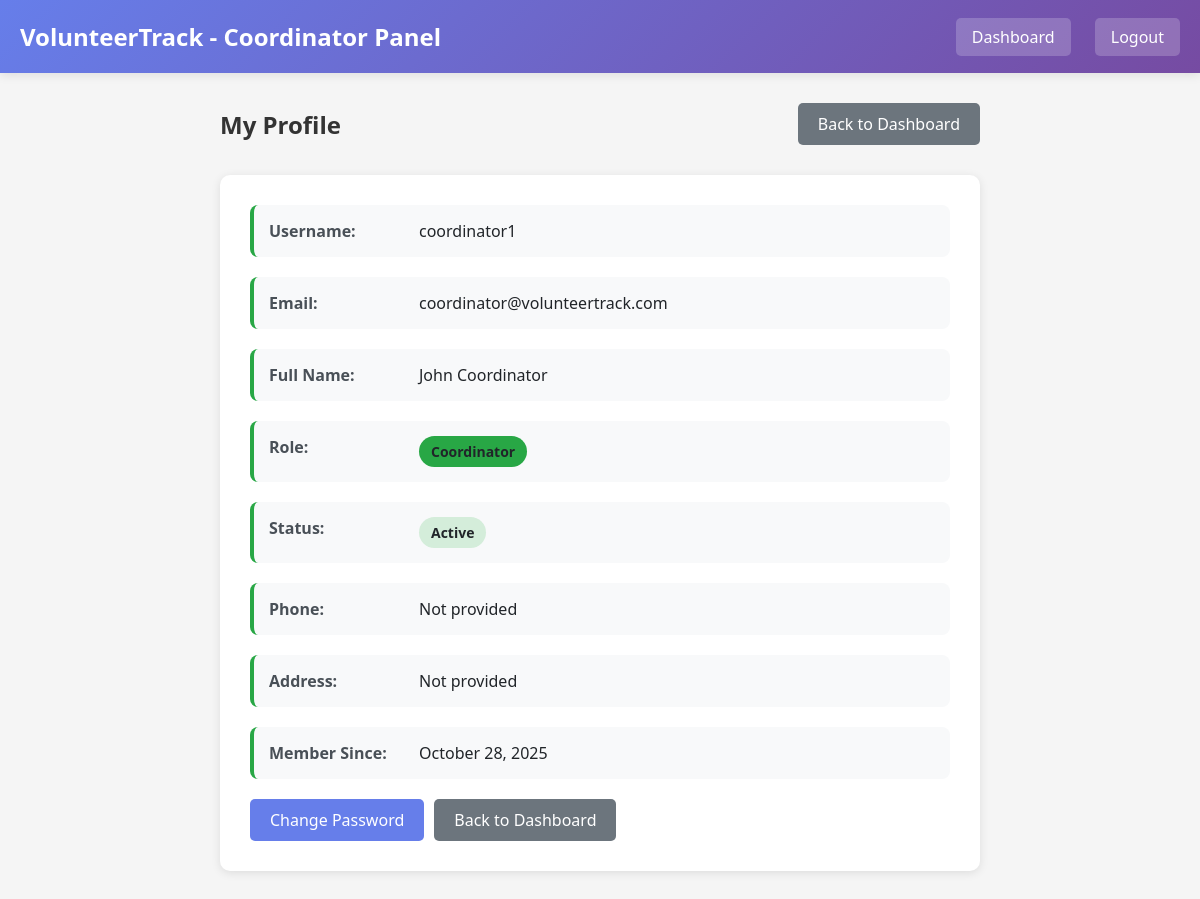
Page /users/coordinator/profile.php (signed in) on the committed database.
### tables this page shows
CREATE TABLE `users` (
  `user_id` int(11) NOT NULL,
  `username` varchar(50) NOT NULL,
  `email` varchar(100) NOT NULL,
  `password` varchar(255) NOT NULL,
  `full_name` varchar(100) NOT NULL,
  `role` enum('volunteer','coordinator','admin') NOT NULL DEFAULT 'volunteer',
  `phone` varchar(20) DEFAULT NULL,
  `address` text DEFAULT NULL,
  `status` enum('active','inactive') DEFAULT 'active',
  `created_at` timestamp NOT NULL DEFAULT current_timestamp(),
  `updated_at` timestamp NOT NULL DEFAULT current_timestamp() ON UPDATE current_timestamp()
);

### includes/auth.php (called while the page is built, shortened)
<?php
function getUserId() {
    return isset($_SESSION['user_id']) ? $_SESSION['user_id'] : null;
}
?>

### users/coordinator/profile.php (the view, shortened to what this page needs)
<?php
require_once '../../includes/auth.php';
$database = new Database();
$db = $database->getConnection();
$user_id = getUserId();
$query = "SELECT * FROM users WHERE user_id = :user_id";
$stmt = $db->prepare($query);
$stmt->bindParam(':user_id', $user_id);
$stmt->execute();
$user = $stmt->fetch(PDO::FETCH_ASSOC);
?>
<!DOCTYPE html>
<html lang="en">
<head>
</head>
<body>
    <div class="header">
        <div class="header-content">
            <h1><?php echo SITE_NAME; ?> - Coordinator Panel</h1>
            <div class="header-links">
                <a href="c_dashboard.php">Dashboard</a>
                <a href="../../logout.php">Logout</a>
            </div>
        </div>
    </div>
    <div class="container">
        <div class="page-header">
            <h2>My Profile</h2>
            <a href="c_dashboard.php" class="btn btn-secondary">Back to Dashboard</a>
        </div>
        <div class="card">
            <div class="profile-info">
                <div class="info-item">
                    <strong>Username:</strong>
                    <span><?php echo htmlspecialchars($user['username']); ?></span>
                </div>
                <div class="info-item">
                    <strong>Email:</strong>
                    <span><?php echo htmlspecialchars($user['email']); ?></span>
                </div>
                <div class="info-item">
                    <strong>Full Name:</strong>
                    <span><?php echo htmlspecialchars($user['full_name']); ?></span>
                </div>
                <div class="info-item">
                    <strong>Role:</strong>
                    <span><span class="badge badge-coordinator"><?php echo ucfirst($user['role']); ?></span></span>
                </div>
                <div class="info-item">
                    <strong>Status:</strong>
                    <span><span class="badge badge-active"><?php echo ucfirst($user['status']); ?></span></span>
                </div>
                <div class="info-item">
                    <strong>Phone:</strong>
                    <span><?php echo htmlspecialchars($user['phone'] ?: 'Not provided'); ?></span>
                </div>
                <div class="info-item">
                    <strong>Address:</strong>
                    <span><?php echo htmlspecialchars($user['address'] ?: 'Not provided'); ?></span>
                </div>
                <div class="info-item">
                    <strong>Member Since:</strong>
                    <span><?php echo date('F d, Y', strtotime($user['created_at'])); ?></span>
                </div>
            </div>
            <div class="actions">
                <a href="change_password.php" class="btn btn-primary">Change Password</a>
                <a href="c_dashboard.php" class="btn btn-secondary">Back to Dashboard</a>
            </div>
        </div>
    </div>
</body>
</html>

### users/coordinator/profile.php (style rules this page uses)
* { margin: 0; padding: 0; box-sizing: border-box; }
body { font-family: 'Segoe UI', Tahoma, Geneva, Verdana, sans-serif; background: #f5f5f5; }
.header { background: linear-gradient(135deg, #667eea 0%, #764ba2 100%); color: white; padding: 20px; box-shadow: 0 2px 10px rgba(0,0,0,0.1); }
.header-content { max-width: 1200px; margin: 0 auto; display: flex; justify-content: space-between; align-items: center; }
.header h1 { font-size: 24px; }
.header-links a { color: white; text-decoration: none; margin-left: 20px; padding: 8px 16px; border-radius: 5px; background: rgba(255,255,255,0.2); }
.container { max-width: 800px; margin: 30px auto; padding: 0 20px; }
.page-header { display: flex; justify-content: space-between; align-items: center; margin-bottom: 30px; }
.page-header h2 { color: #333; }
.btn { padding: 10px 20px; border: none; border-radius: 5px; cursor: pointer; text-decoration: none; display: inline-block; transition: all 0.3s; }
.btn-secondary { background: #6c757d; color: white; }
.btn-primary { background: #667eea; color: white; }
.card { background: white; border-radius: 10px; box-shadow: 0 2px 10px rgba(0,0,0,0.1); padding: 30px; margin-bottom: 20px; }
.profile-info { display: grid; gap: 20px; }
.info-item { display: flex; padding: 15px; background: #f8f9fa; border-radius: 8px; border-left: 4px solid #28a745; }
.info-item strong { width: 150px; color: #495057; }
.info-item span { color: #212529; flex: 1; }
.actions { display: flex; gap: 10px; margin-top: 20px; }
.badge { display: inline-block; padding: 6px 12px; border-radius: 20px; font-size: 14px; font-weight: 600; }
.badge-coordinator { background: #28a745; color: white; }
.badge-active { background: #d4edda; color: #155724; }

### rows in the picture
users: username "coordinator1", email "coordinator@volunteertrack.com", full_name "John Coordinator", role "Coordinator", status "Active", phone "Not provided", address "Not provided", created_at "October 28, 2025"

### other values in the picture
SITE_NAME "VolunteerTrack"
